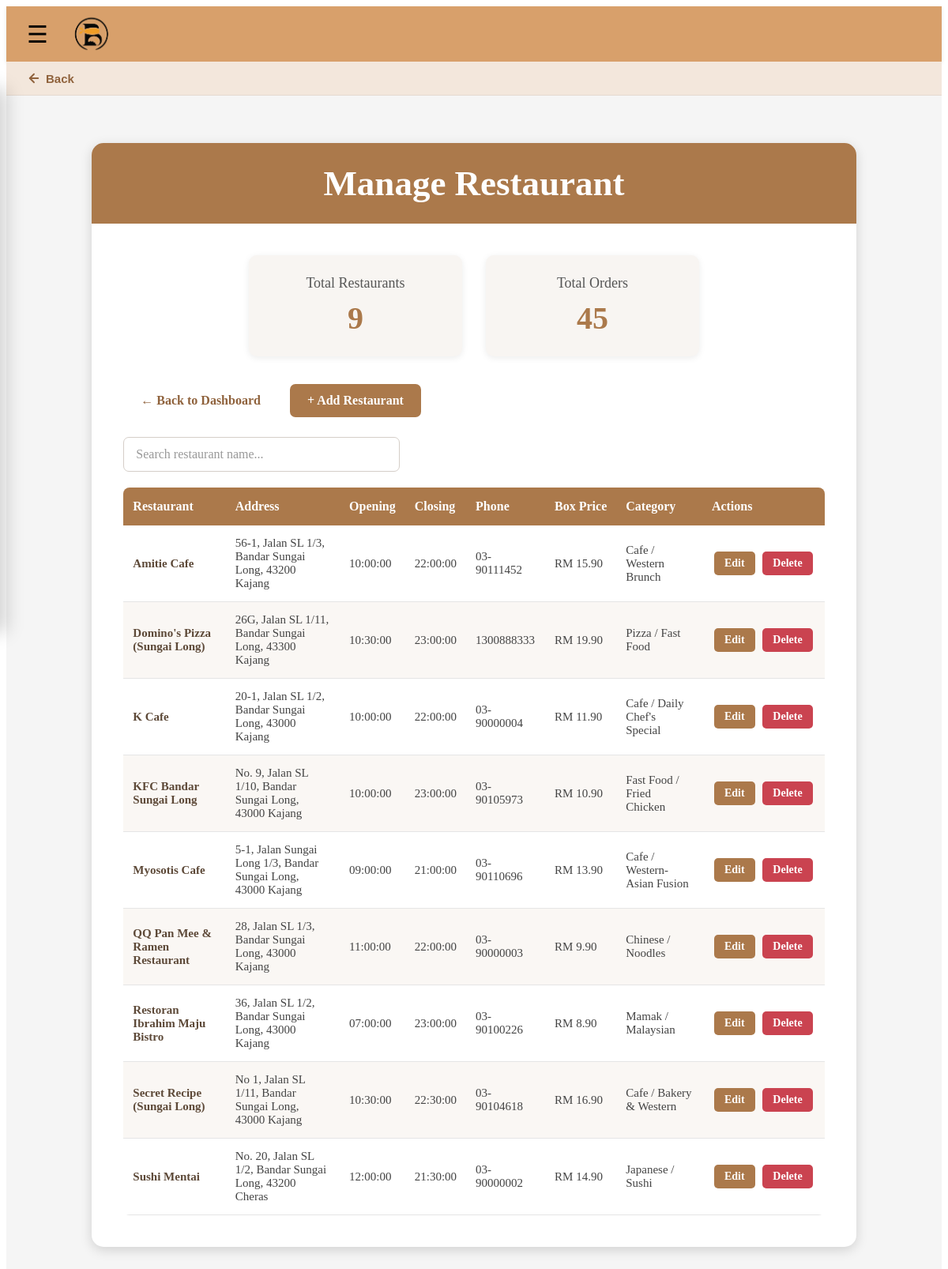
The app's page /admin/restaurants.php (signed in) with its own data.
### tables this page shows
CREATE TABLE restaurants (
    restaurant_name VARCHAR(100) PRIMARY KEY,
    restaurant_address VARCHAR(100) NOT NULL UNIQUE,
    restaurant_opening_hours TIME NOT NULL,
    restaurant_closing_hours TIME NOT NULL,
    restaurant_phone_number VARCHAR(20) NOT NULL UNIQUE,
    blind_box_price DECIMAL(10,2) NOT NULL,
    blind_box_description TEXT NOT NULL,
    blind_box_image VARCHAR(255) DEFAULT NULL,
    blind_box_food_category TEXT NOT NULL
);

### admin/restaurants.php (the view, shortened to what this page needs)
<?php
include '../config/db_connect.php';
$restaurant_count = 0;
$order_count = 0;
$restaurant_count_result = $conn->query(
    "SELECT COUNT(*) AS total FROM restaurants"
);
if ($restaurant_count_result) {
    $restaurant_count = (int) $restaurant_count_result->fetch_assoc()['total'];
}
$order_count_result = $conn->query(
    "SELECT COUNT(*) AS total FROM history"
);
if ($order_count_result) {
    $order_count = (int) $order_count_result->fetch_assoc()['total'];
}
$result = $conn->query(
    "SELECT * FROM restaurants ORDER BY restaurant_name"
);
?>
<?php include '../includes/header.php'; ?>
<?php include '../includes/adminNavigation.php'; ?>
<link rel="stylesheet" href="<?php echo BASE_URL; ?>/css/admin.css">
<section class="admin-page">
    <div class="admin-card">
        <div class="admin-header">
            <h1>Manage Restaurant</h1>
        </div>
        <div class="admin-body">
            <div class="admin-stats restaurant-summary">
                <div class="stat-card">
                    <span class="stat-label">Total Restaurants</span>
                    <span class="stat-number">
                        <?php echo $restaurant_count; ?>
                    </span>
                </div>
                <div class="stat-card">
                    <span class="stat-label">Total Orders</span>
                    <span class="stat-number">
                        <?php echo $order_count; ?>
                    </span>
                </div>
            </div>
            <div class="restaurant-page-actions">
                <a href="dashboard.php" class="admin-action-btn back-btn">
                    ← Back to Dashboard
                </a>
                <a href="add_restaurant.php" class="admin-action-btn add-btn">
                    + Add Restaurant
                </a>
            </div>
            <div class="restaurant-search">
                <input
                    type="text"
                    id="restaurantSearch"
                    placeholder="Search restaurant name..."
                    autocomplete="off"
                >
            </div>
            <div class="restaurant-table-container">
                <table class="restaurant-table">
                    <thead>
                        <tr>
                            <th>Restaurant</th>
                            <th>Address</th>
                            <th>Opening</th>
                            <th>Closing</th>
                            <th>Phone</th>
                            <th>Box Price</th>
                            <th>Category</th>
                            <th>Actions</th>
                        </tr>
                    </thead>
                    <tbody>
                        <?php if ($result && $result->num_rows > 0) : ?>
                            <?php while ($row = $result->fetch_assoc()) : ?>
                                <tr
                                    class="restaurant-row"
                                    data-restaurant-name="<?php
                                        echo htmlspecialchars(
                                            strtolower(
                                                $row['restaurant_name']
                                            )
                                        );
                                    ?>"
                                >
                                    <td>
                                        <?php
                                        echo htmlspecialchars(
                                            $row['restaurant_name']
                                        );
                                        ?>
                                    </td>
                                    <td>
                                        <?php
                                        echo htmlspecialchars(
                                            $row['restaurant_address']
                                        );
                                        ?>
                                    </td>
                                    <td>
                                        <?php
                                        echo htmlspecialchars(
                                            $row['restaurant_opening_hours']
                                        );
                                        ?>
                                    </td>
                                    <td>
                                        <?php
                                        echo htmlspecialchars(
                                            $row['restaurant_closing_hours']
                                        );
                                        ?>
                                    </td>
                                    <td>
                                        <?php
                                        echo htmlspecialchars(
                                            $row['restaurant_phone_number']
                                        );
                                        ?>
                                    </td>
                                    <td>
                                        RM
                                        <?php
                                        echo number_format(
                                            $row['blind_box_price'],
                                            2
                                        );
                                        ?>
                                    </td>
                                    <td>
                                        <?php
                                        echo htmlspecialchars(
                                            $row['blind_box_food_category']
                                        );
                                        ?>
                                    </td>
                                    <td class="table-actions">
                                        <a
                                            href="edit_restaurant.php?restaurant=<?php
                                                echo urlencode(
                                                    $row['restaurant_name']
                                                );
                                            ?>"
                                            class="edit-btn"
                                        >
                                            Edit
                                        </a>
                                        <form
                                            method="POST"
                                            action="delete_restaurant.php"
                                            class="delete-form restaurant-delete-form"
                                        >
                                            <button
                                                type="submit"
                                                class="delete-btn"
                                            >
                                                Delete
                                            </button>
                                        </form>
                                    </td>
                                </tr>
                            <?php endwhile; ?>
                        <?php endif; ?>
                    </tbody>
                </table>
            </div>
        </div>
    </div>
</section>
</body>
</html>

### includes/header.php (shortened to what this page needs)
<!DOCTYPE html>
<html lang="en">
<head>
    <link rel="stylesheet" href="<?php echo BASE_URL; ?>/css/style.css?v=<?php echo filemtime(__DIR__ . '/../css/style.css'); ?>">
</head>
<body>

### includes/adminNavigation.php (shortened to what this page needs)
<header class="top-header">
<button type="button" class="menu-btn" id="adminMenuButton">☰</button>
<a href="../admin/dashboard.php" class="logo">
    <img src="../images/BBlogo.png" width="70" height="200">
</a>
</header>
<div class="back-nav">
    <button type="button" class="back-btn" id="adminBackButton" aria-label="Go back" title="Go back">
        <svg viewBox="0 0 24 24" fill="none" stroke="currentColor" stroke-width="2.5" stroke-linecap="round" stroke-linejoin="round">
            <path d="M19 12H5"></path>
            <path d="M12 19l-7-7 7-7"></path>
        </svg>
        <span>Back</span>
    </button>
</div>

### css/style.css (style rules this page uses)
.top-header { display:flex; align-items:center; height:70px; padding:0 20px; background:#d8a06b; box-shadow:0 2px 5px rgba(0,0,0,0.1); }
.back-nav { display:flex; align-items:center; height:42px; padding:0 16px; background:#f3e7dc; border-bottom:1px solid rgba(0,0,0,0.06); }
.back-btn { display:flex; align-items:center; gap:6px; border:none; background:none; cursor:pointer; color:#8f623c; font-size:15px; font-weight:600; padding:6px 10px; border-radius:20px; transition:background 0.2s ease, transform 0.15s ease, color 0.2s ease; }
.back-btn svg { width:18px; height:18px; transition:transform 0.2s ease; }
.menu-btn { font-size:30px; border:none; background:none; cursor:pointer; }
.logo img { height:50px; margin-left:15px; background: transparent; }

### css/admin.css (style rules this page uses)
.admin-page { min-height: 70vh; padding: 60px 7%; background: #f5f5f5; box-sizing: border-box; }
.admin-card { width: 95%; max-width: 1300px; margin: 0 auto; background: #ffffff; border-radius: 15px; overflow: hidden; box-shadow: 0 4px 15px rgba(0, 0, 0, 0.15); }
.admin-header { background: #ab794b; padding: 25px; text-align: center; font-size: 45px; }
.admin-header h1 { margin: 0; color: white; font-size: 45px; }
.admin-body { padding: 40px; }
.admin-stats { display: flex; justify-content: center; gap: 30px; margin-bottom: 35px; }
.stat-card { width: 220px; padding: 25px; background: #f8f5f2; border-radius: 10px; text-align: center; box-shadow: 0 2px 8px rgba(0, 0, 0, 0.08); }
.stat-label { display: block; font-size: 18px; color: #555; margin-bottom: 10px; }
.stat-number { display: block; font-size: 40px; font-weight: bold; color: #ab794b; }
.restaurant-page-actions { display: flex; gap: 15px; margin-bottom: 25px; }
.admin-action-btn { display: inline-block; padding: 12px 22px; border-radius: 7px; text-decoration: none; font-size: 16px; font-weight: bold; transition: 0.2s; }
.add-btn { background-color: #ab794b; color: white; }
.restaurant-table-container { width: 100%; overflow-x: auto; border-radius: 8px; }
.restaurant-table { width: 100%; border-collapse: collapse; background-color: white; font-size: 15px; }
.restaurant-table thead { background-color: #ab794b; color: white; }
.restaurant-table th { padding: 15px 12px; text-align: left; font-size: 16px; font-weight: bold; white-space: nowrap; }
.restaurant-table td { padding: 14px 12px; border-bottom: 1px solid #e5e5e5; color: #444; vertical-align: middle; }
.restaurant-table tbody tr:nth-child(even) { background-color: #faf7f4; }
.restaurant-table td:first-child { font-weight: bold; color: #5d4938; }
.table-actions { text-align: center !important; vertical-align: middle !important; white-space: nowrap; }
.delete-form { display: inline-block !important; margin: 0 !important; padding: 0 !important; width: auto !important; vertical-align: middle; }
.edit-btn, .delete-btn { display: inline-block !important; padding: 7px 13px; margin: 0 3px; border-radius: 5px; font-size: 14px; font-weight: bold; font-family: inherit; text-decoration: none; border: none; cursor: pointer; white-space: nowrap; box-sizing: border-box; vertical-align: middle; }
.edit-btn { background-color: #ab794b; color: white; }
.delete-btn { background-color: #ca4350; color: white; }
.restaurant-search { width: 100%; margin-bottom: 20px; }
.restaurant-search input { width: 350px; max-width: 350px; padding: 12px 15px; box-sizing: border-box; border: 1px solid #d5cec8; border-radius: 7px; background-color: white; color: #5d4938; font-size: 16px; font-family: inherit; outline: none; transition: border-color 0.2s ease, box-shadow 0.2s ease; }
.restaurant-search input::placeholder { color: #999; }
.restaurant-summary { margin-top: 0; }

### records on screen
restaurants: restaurant_name "Amitie Cafe", restaurant_address "56-1, Jalan SL 1/3, Bandar Sungai Long, 43200 Kajang", restaurant_opening_hours "10:00:00", restaurant_closing_hours "22:00:00", restaurant_phone_number "03-90111452", blind_box_price "15.90", blind_box_food_category "Cafe / Western Brunch"
restaurants: restaurant_name "Domino's Pizza (Sungai Long)", restaurant_address "26G, Jalan SL 1/11, Bandar Sungai Long, 43300 Kajang", restaurant_opening_hours "10:30:00", restaurant_closing_hours "23:00:00", restaurant_phone_number "1300888333", blind_box_price "19.90", blind_box_food_category "Pizza / Fast Food"
restaurants: restaurant_name "K Cafe", restaurant_address "20-1, Jalan SL 1/2, Bandar Sungai Long, 43000 Kajang", restaurant_opening_hours "10:00:00", restaurant_closing_hours "22:00:00", restaurant_phone_number "03-90000004", blind_box_price "11.90", blind_box_food_category "Cafe / Daily Chef's Special"
restaurants: restaurant_name "KFC Bandar Sungai Long", restaurant_address "No. 9, Jalan SL 1/10, Bandar Sungai Long, 43000 Kajang", restaurant_opening_hours "10:00:00", restaurant_closing_hours "23:00:00", restaurant_phone_number "03-90105973", blind_box_price "10.90", blind_box_food_category "Fast Food / Fried Chicken"
restaurants: restaurant_name "Myosotis Cafe", restaurant_address "5-1, Jalan Sungai Long 1/3, Bandar Sungai Long, 43000 Kajang", restaurant_opening_hours "09:00:00", restaurant_closing_hours "21:00:00", restaurant_phone_number "03-90110696", blind_box_price "13.90", blind_box_food_category "Cafe / Western-Asian Fusion"
restaurants: restaurant_name "QQ Pan Mee & Ramen Restaurant", restaurant_address "28, Jalan SL 1/3, Bandar Sungai Long, 43000 Kajang", restaurant_opening_hours "11:00:00", restaurant_closing_hours "22:00:00", restaurant_phone_number "03-90000003", blind_box_price "9.90", blind_box_food_category "Chinese / Noodles"
restaurants: restaurant_name "Restoran Ibrahim Maju Bistro", restaurant_address "36, Jalan SL 1/2, Bandar Sungai Long, 43000 Kajang", restaurant_opening_hours "07:00:00", restaurant_closing_hours "23:00:00", restaurant_phone_number "03-90100226", blind_box_price "8.90", blind_box_food_category "Mamak / Malaysian"
restaurants: restaurant_name "Secret Recipe (Sungai Long)", restaurant_address "No 1, Jalan SL 1/11, Bandar Sungai Long, 43000 Kajang", restaurant_opening_hours "10:30:00", restaurant_closing_hours "22:30:00", restaurant_phone_number "03-90104618", blind_box_price "16.90", blind_box_food_category "Cafe / Bakery & Western"
restaurants: restaurant_name "Sushi Mentai", restaurant_address "No. 20, Jalan SL 1/2, Bandar Sungai Long, 43200 Cheras", restaurant_opening_hours "12:00:00", restaurant_closing_hours "21:30:00", restaurant_phone_number "03-90000002", blind_box_price "14.90", blind_box_food_category "Japanese / Sushi"

### other values on screen
$restaurant_count "9"
$order_count "45"
